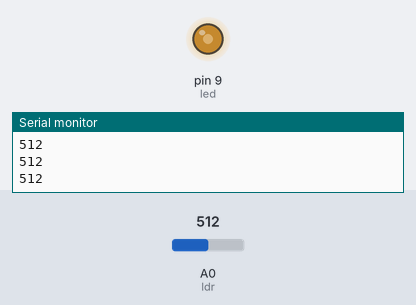
Recording of a sketch running on a simulated Arduino Uno, built with avr-gcc and run on an emulated ATmega328P. Parts: output pins drawn as LEDs (lit = HIGH), the last lines printed to the serial monitor. Inputs (shaded band) come from the test bench; at power-on: A0 (ldr) = 512.

Above: at 1.2 s.
1.3 s: A0 (ldr) set to 716
At 1.9 s:
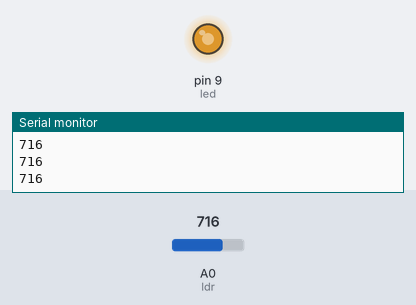
2.8 s: A0 (ldr) set to 900
At 3.1 s:
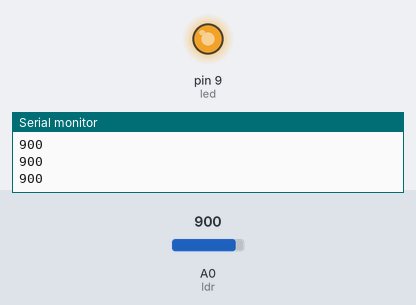
4.3 s: A0 (ldr) set to 122
At 5.4 s:
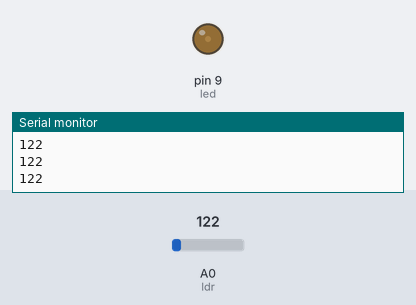
5.8 s: A0 (ldr) set to 0
At 6.5 s:
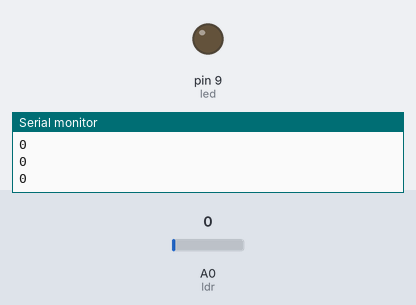
7.3 s: A0 (ldr) set to 511
At 7.7 s:
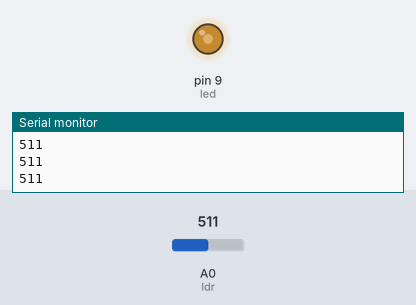
Timing chart, 0 to 9.8 s (numbered marks = the images above; inputs shaded):
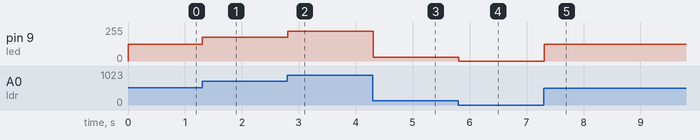

Measured:
- after the input at 1.3 s, pin 9 (led): 127/255 → 178/255 at once
- after the input at 2.8 s, pin 9 (led): 178/255 → 224/255 at once
- after the input at 4.3 s, pin 9 (led): 224/255 → 30/255 at once
- after the input at 5.8 s, pin 9 (led): 30/255 → 0/255 at once
- after the input at 7.3 s, pin 9 (led): 0/255 → 127/255 at once

The sketch:

LDR_first.ino
```cpp
int ldr = A0;
int value;
int led = 9;
int brightness;

void setup() {
  // put your setup code here, to run once:
  Serial.begin (9600);
  pinMode (ldr , INPUT);
  pinMode (led , OUTPUT);

}

void loop() {
  // put your main code here, to run repeatedly:
  value = analogRead(ldr);
  Serial.println(value);
  brightness= map (value , 0 ,1023,0 , 255);
  analogWrite (led, brightness);


}
```
